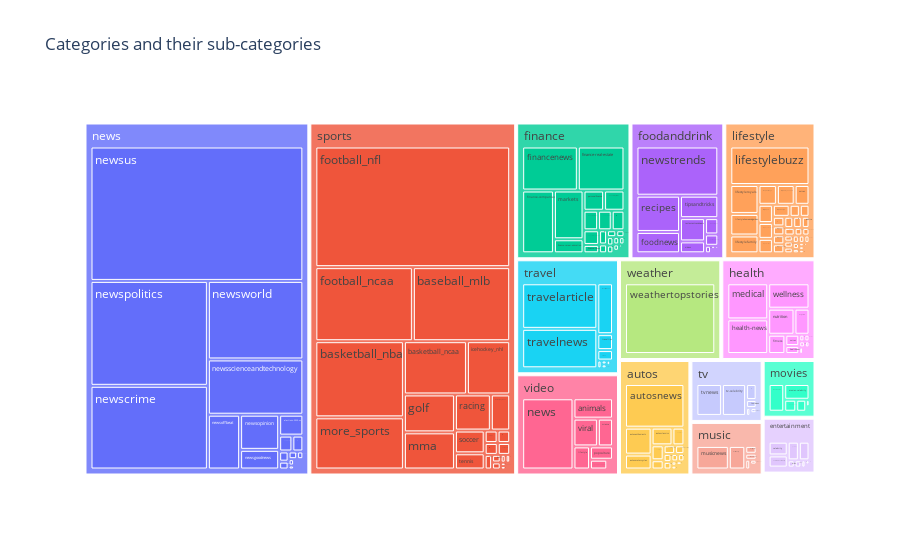

Notebook code cell kept with this figure:
### Markdown cell above
## Starting with news
As noticeable above, there are columns for categories and subcategories. As these categories will be utilized to improve recommendations we will start our analysis of the news dataset by taking a quick peak at how many categories there may be, and what sorts of sub-categories we'll find in each via a treemap.

### Code cell
fig = visualization_modules.plot_sub_categories(news)
fig.show()

### Figure 1 — Plotly figure (JSON) as saved in the notebook; plotly's stock layout.template omitted (floating-point values rounded to 4 significant figures; data arrays with more than 128 entries replaced by an {"elided": "..."} marker saying what was removed)
{"data": [{"branchvalues": "total", "domain": {"x": [0, 1], "y": [0, 1]}, "hovertemplate": "labels=%{label}<br>number_of_articles=%{value}<br>parent=%{parent}<br>id=%{id}<extra></extra>", "ids": {"elided": "300 str values"}, "labels": {"elided": "300 str values"}, "name": "", "parents": {"elided": "300 str values"}, "type": "treemap", "values": {"elided": "300 int values"}}], "layout": {"legend": {"tracegroupgap": 0}, "title": {"text": "Categories and their sub-categories"}}}
